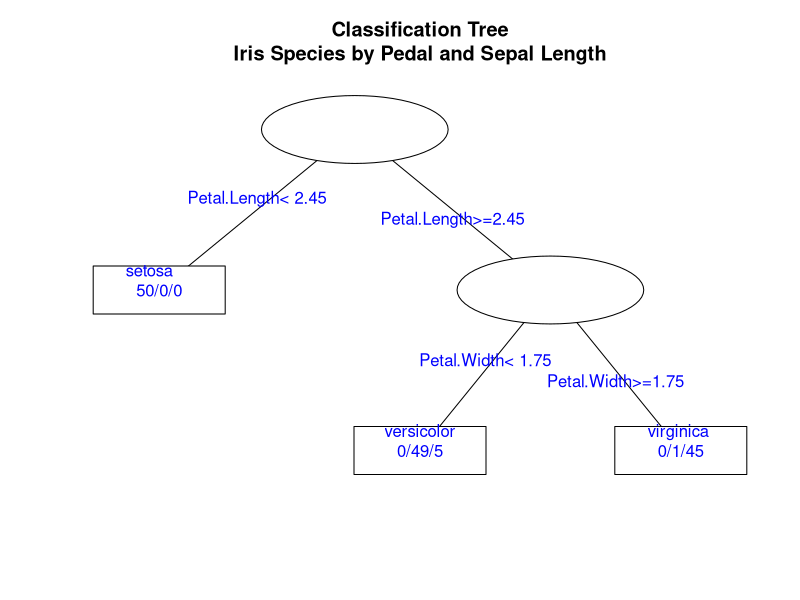

The R source for this figure:
# use rpart function to classify iris data set
library(rpart)
iris.rp = rpart(Species~.,data=iris,method="class")
plot(iris.rp, uniform=T, branch=0, margin=0.1, main="Classification Tree\nIris Species by Pedal and Sepal Length")
text(iris.rp, use.n=T, fancy=T, col="blue")
